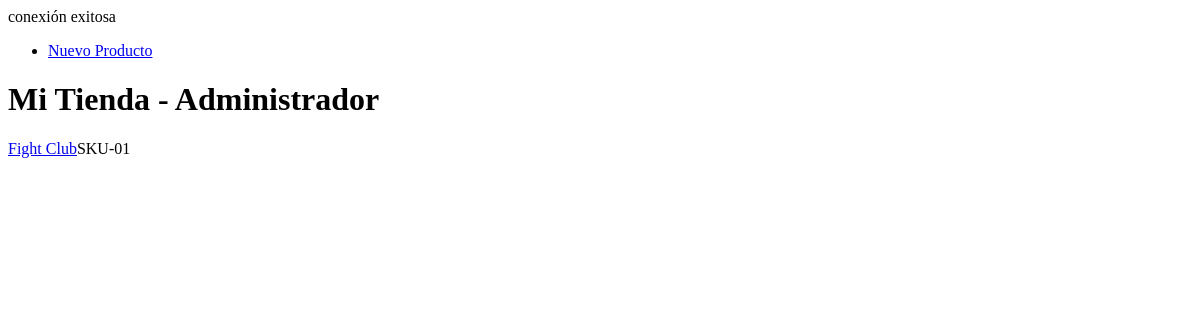
Page /admin/index.php on the earlier database version.
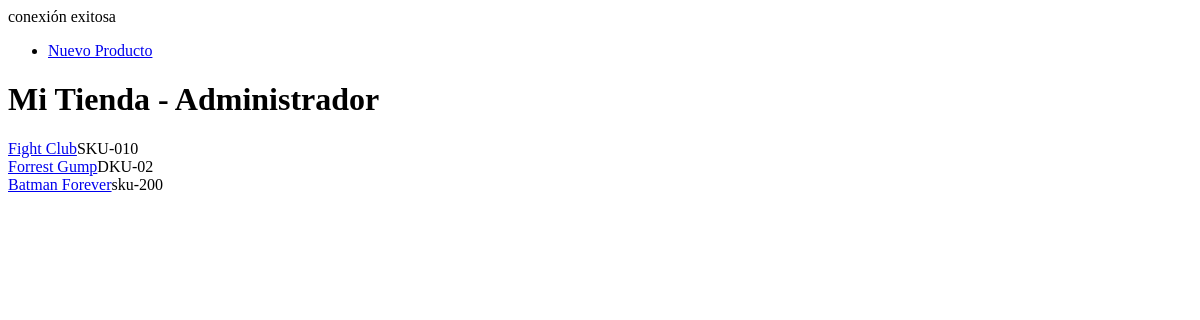
Same page on the later database version.
### tables this page shows
CREATE TABLE `Productos` (
  `id` int(11) NOT NULL AUTO_INCREMENT,
  `clave_producto` varchar(60) DEFAULT NULL,
  `nombre_producto` varchar(60) DEFAULT NULL,
  `descripcion_producto` tinytext,
  `imagen_producto` varchar(60) DEFAULT NULL,
  `precio` decimal(10,2) DEFAULT NULL,
  `id_categoria` int(11) DEFAULT NULL,
  `fecha_lanzamiento` date DEFAULT NULL,
  PRIMARY KEY (`id`),
  KEY `relacion_categoria_producto` (`id_categoria`),
  CONSTRAINT `relacion_categoria_producto` FOREIGN KEY (`id_categoria`) REFERENCES `Categorias` (`id_cat`) ON DELETE CASCADE ON UPDATE CASCADE
);

### admin/index.php (the view, shortened to what this page needs)
<?php
include_once("includes/config.php");
$titulo="Mi Tienda - Administrador";
$consulta="SELECT * FROM productos";
$resultado=mysqli_query($conexion,$consulta);
?>
<!DOCTYPE HTML>
<html>
	<head>
	</head>
	<body>
		<?php include_once("includes/menu.php"); ?>
		<h1><?php echo $titulo; ?></h1>
		<?php
		while ($row = mysqli_fetch_assoc($resultado)){
			echo "<div>";
			echo "<a href='editar-producto.php?id=" . $row['id']
				. "'>" .$row['nombre_producto'] . "</a>";
			echo $row['clave_producto'];
			echo "</div>";
		}
		?>
	</body>
</html>

### admin/includes/menu.php
<nav>
	<ul>
		<li><a href="nuevo-producto.php">Nuevo Producto</a></li>
	</ul>
</nav>

Differences in the rows shown:
changed productos "Fight Club": clave_producto "SKU-01" → "SKU-010"
added productos: nombre_producto "Forrest Gump", clave_producto "DKU-02"
added productos: nombre_producto "Batman Forever", clave_producto "sku-200"
